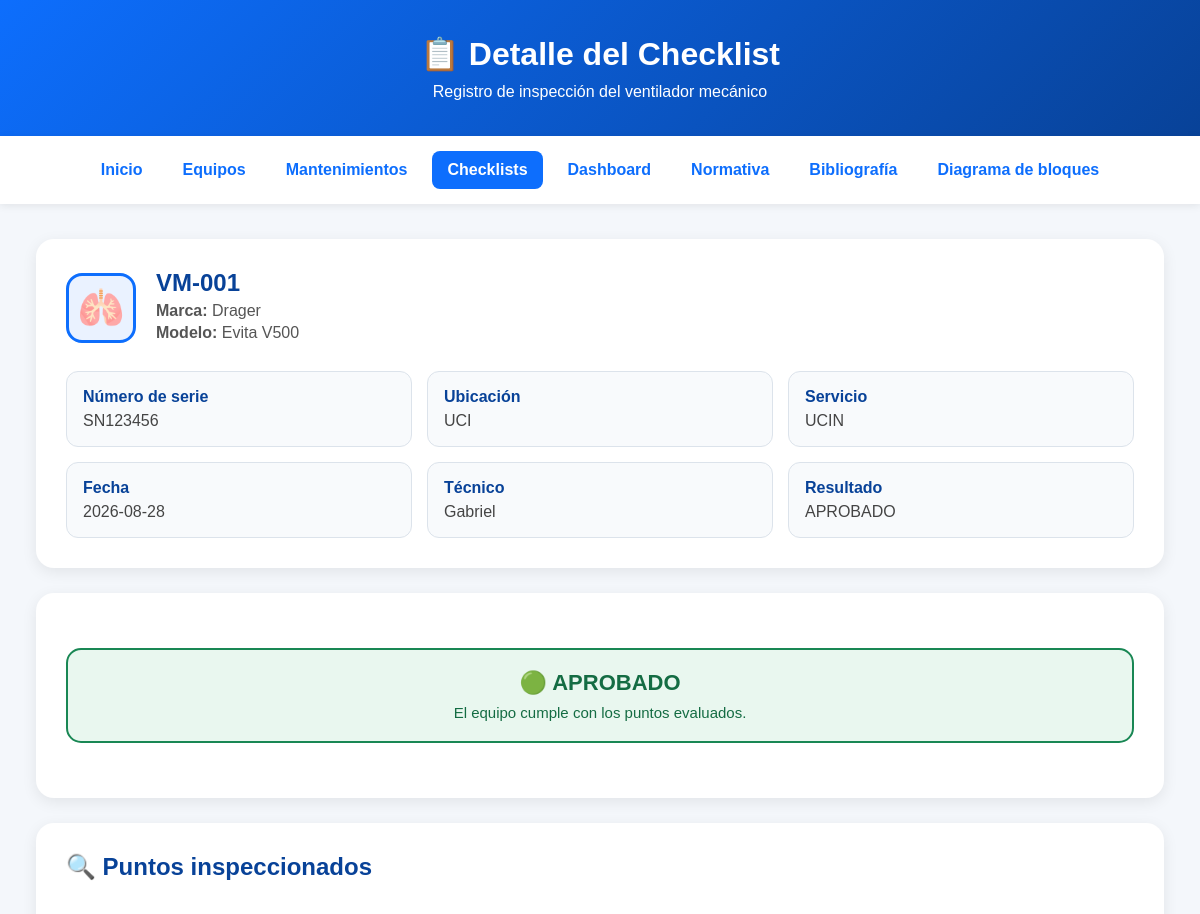
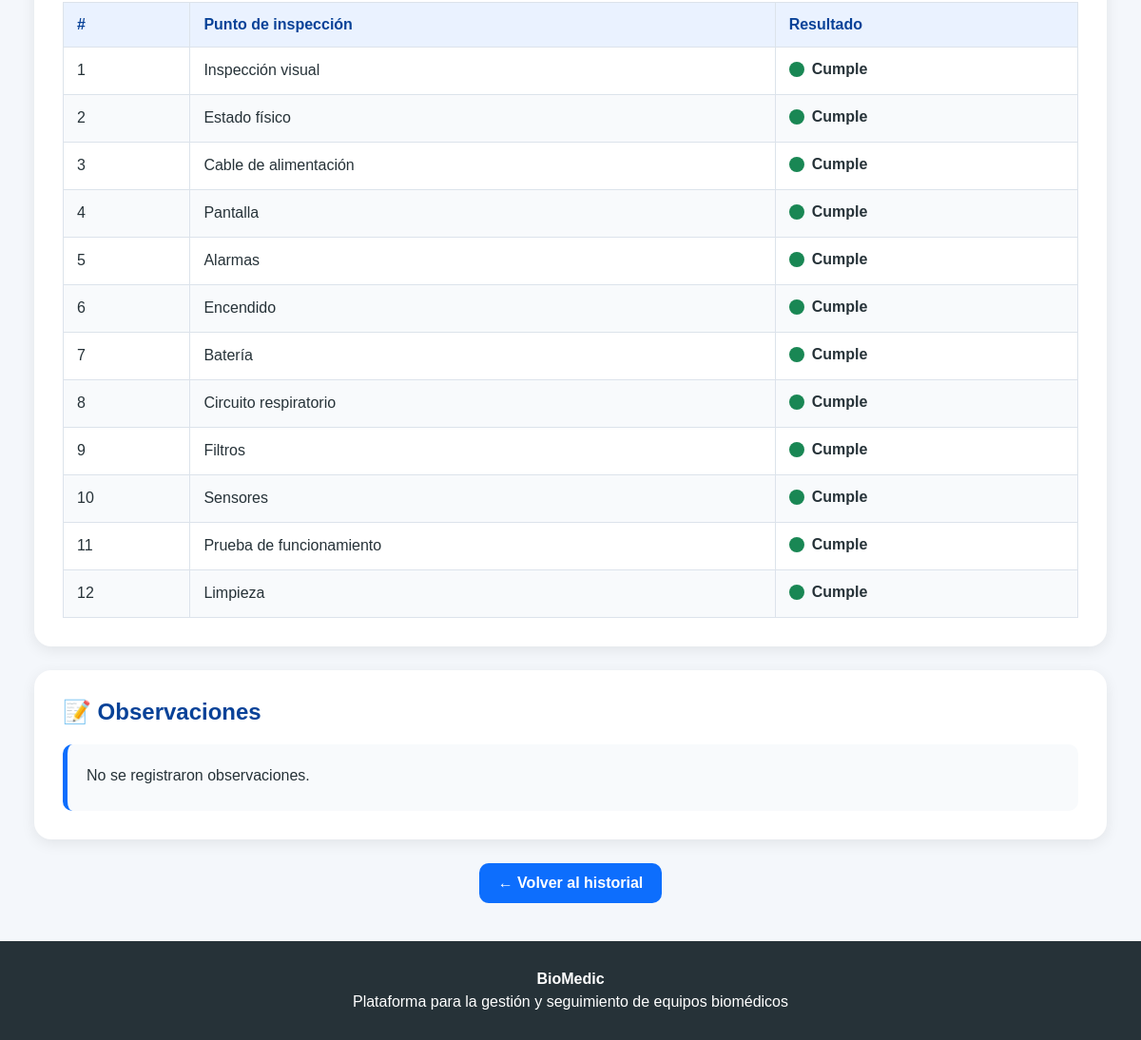
Page /ver_checklist/1 on the committed database (2 pictures, top to bottom).
### tables this page shows
CREATE TABLE equipos (
            id INTEGER PRIMARY KEY AUTOINCREMENT,
            codigo TEXT NOT NULL,
            marca TEXT NOT NULL,
            modelo TEXT NOT NULL,
            serie TEXT NOT NULL,
            ubicacion TEXT NOT NULL,
            servicio TEXT NOT NULL,
            estado TEXT NOT NULL,
            fecha TEXT,
            observaciones TEXT
        );

CREATE TABLE checklists (
            id INTEGER PRIMARY KEY AUTOINCREMENT,
            equipo_id INTEGER NOT NULL,
            fecha TEXT NOT NULL,
            tecnico TEXT NOT NULL,

            inspeccion_visual TEXT NOT NULL,
            estado_fisico TEXT NOT NULL,
            cable_alimentacion TEXT NOT NULL,
            pantalla TEXT NOT NULL,
            alarmas TEXT NOT NULL,
            encendido TEXT NOT NULL,
            bateria TEXT NOT NULL,
            circuito_respiratorio TEXT NOT NULL,
            filtros TEXT NOT NULL,
            sensores TEXT NOT NULL,
            prueba_funcionamiento TEXT NOT NULL,
            limpieza TEXT NOT NULL,

            observaciones TEXT,
            resultado TEXT NOT NULL,

            FOREIGN KEY (equipo_id)
                REFERENCES equipos(id)
        );

### app.py (the view)
@app.route("/ver_checklist/<int:id>")
def ver_checklist(id):
    conexion = conectar_bd()
    checklist_registrado = conexion.execute("""
        SELECT
            checklists.*,
            equipos.codigo,
            equipos.marca,
            equipos.modelo,
            equipos.serie,
            equipos.ubicacion,
            equipos.servicio
        FROM checklists
        INNER JOIN equipos
            ON checklists.equipo_id = equipos.id
        WHERE checklists.id = ?
    """, (id,)).fetchone()
    conexion.close()
    if checklist_registrado is None:
        return "Checklist no encontrado", 404
    return render_template(
        "ver_checklist.html",
        checklist=checklist_registrado
    )

### app.py (called while the page is built)
@app.after_request
def forzar_utf8(response):
    if response.content_type.startswith("text/html"):
        response.headers["Content-Type"] = "text/html; charset=utf-8"
    return response

def conectar_bd():
    conexion = sqlite3.connect(DATABASE)
    conexion.row_factory = sqlite3.Row
    return conexion

### templates/ver_checklist.html (shortened to what this page needs)
<!DOCTYPE html>
<html lang="es">
<head>
</head>
<body>
<header>
    <h1>&#x1F4CB; Detalle del Checklist</h1>
    <p>Registro de inspecci&oacute;n del ventilador mec&aacute;nico</p>
</header>
<nav>
    <a href="/">Inicio</a>
    <a href="/equipos">Equipos</a>
    <a href="/mantenimientos">Mantenimientos</a>
    <a href="/checklist" class="activo">Checklists</a>
    <a href="/dashboard">Dashboard</a>
    <a href="/normativa">Normativa</a>
    <a href="/bibliografia">Bibliograf&iacute;a</a>
    <a href="/diagrama-bloques">Diagrama de bloques</a>
</nav>
<main class="contenedor">
    <section class="tarjeta">
        <div class="equipo-header">
            <div class="equipo-icono">&#x1FAC1;</div>
            <div>
                <h2>{{ checklist.codigo }}</h2>
                <p><strong>Marca:</strong> {{ checklist.marca }}</p>
                <p><strong>Modelo:</strong> {{ checklist.modelo }}</p>
            </div>
        </div>
        <div class="informacion-grid">
            <div class="dato"><strong>N&uacute;mero de serie</strong><span>{{ checklist.serie }}</span></div>
            <div class="dato"><strong>Ubicaci&oacute;n</strong><span>{{ checklist.ubicacion }}</span></div>
            <div class="dato"><strong>Servicio</strong><span>{{ checklist.servicio }}</span></div>
            <div class="dato"><strong>Fecha</strong><span>{{ checklist.fecha }}</span></div>
            <div class="dato"><strong>T&eacute;cnico</strong><span>{{ checklist.tecnico }}</span></div>
            <div class="dato"><strong>Resultado</strong><span>{{ checklist.resultado }}</span></div>
        </div>
    </section>
    <section class="tarjeta">
        {% if checklist.resultado == "APROBADO" %}
            <div class="resultado aprobado">&#x1F7E2; APROBADO<div style="font-size:15px;margin-top:8px;font-weight:normal;">El equipo cumple con los puntos evaluados.</div></div>
        {% elif "ATEN" in checklist.resultado %}
            <div class="resultado atencion">&#x1F7E1; ATENCI&Oacute;N REQUERIDA<div style="font-size:15px;margin-top:8px;font-weight:normal;">Se identificaron puntos que requieren atenci&oacute;n.</div></div>
        {% else %}
            <div class="resultado no-aprobado">&#x1F534; NO APROBADO<div style="font-size:15px;margin-top:8px;font-weight:normal;">Se identificaron uno o m&aacute;s puntos que no cumplen.</div></div>
        {% endif %}
    </section>
    <section class="tarjeta">
        <h2>&#x1F50D; Puntos inspeccionados</h2>
        <div class="tabla-contenedor">
            <table>
                <thead><tr><th>#</th><th>Punto de inspecci&oacute;n</th><th>Resultado</th></tr></thead>
                <tbody>
                {% for campo, nombre in puntos %}
                <tr>
                    <td>{{ loop.index }}</td>
                    <td>{{ nombre }}</td>
                    <td>
                        {% set v = checklist[campo] %}
                        {% if v == "Cumple" %}<span class="estado-check"><span class="circulo verde"></span> Cumple</span>
                        {% elif "ten" in v|lower %}<span class="estado-check"><span class="circulo amarillo"></span> Atenci&oacute;n</span>
                        {% else %}<span class="estado-check"><span class="circulo rojo"></span> No cumple</span>{% endif %}
                    </td>
                </tr>
                {% endfor %}
                </tbody>
            </table>
        </div>
    </section>
    <section class="tarjeta">
        <h2>&#x1F4DD; Observaciones</h2>
        <div class="observaciones">{% if checklist.observaciones %}{{ checklist.observaciones }}{% else %}No se registraron observaciones.{% endif %}</div>
    </section>
    <div class="acciones"><a href="/checklist" class="boton-volver">&larr; Volver al historial</a></div>
</main>
<footer><p><strong>BioMedic</strong></p><p>Plataforma para la gesti&oacute;n y seguimiento de equipos biom&eacute;dicos</p></footer>
</body>
</html>

### templates/ver_checklist.html (style rules this page uses)
* { box-sizing: border-box; }
body { margin: 0; font-family: Arial, Helvetica, sans-serif; background: #f4f7fb; color: #263238; }
header { background: linear-gradient(135deg, #0d6efd, #084298); color: white; text-align: center; padding: 35px 20px; }
header h1 { margin: 0; font-size: 32px; }
header p { margin: 10px 0 0; font-size: 16px; }
nav { background: white; padding: 15px; display: flex; justify-content: center; flex-wrap: wrap; gap: 10px; box-shadow: 0 2px 8px rgba(0,0,0,0.08); }
nav a { text-decoration: none; color: #0d6efd; font-weight: bold; padding: 10px 15px; border-radius: 8px; transition: 0.2s; }
nav a.activo { background: #0d6efd; color: white; }
.contenedor { width: 94%; max-width: 1200px; margin: 35px auto; }
.tarjeta { background: white; padding: 30px; border-radius: 18px; box-shadow: 0 4px 15px rgba(0,0,0,0.08); margin-bottom: 25px; }
.tarjeta h2 { margin-top: 0; color: #084298; }
.equipo-header { display: flex; align-items: center; gap: 20px; margin-bottom: 25px; }
.equipo-icono { width: 70px; height: 70px; border-radius: 16px; background: #eaf2ff; border: 3px solid #0d6efd; display: flex; align-items: center; justify-content: center; font-size: 38px; flex-shrink: 0; }
.equipo-header h2 { margin: 0 0 5px; }
.equipo-header p { margin: 4px 0; color: #555; }
.informacion-grid { display: grid; grid-template-columns: repeat(3, 1fr); gap: 15px; }
.dato { background: #f8fafc; border: 1px solid #dce3eb; border-radius: 12px; padding: 16px; }
.dato strong { display: block; color: #084298; margin-bottom: 6px; }
.dato span { color: #444; }
.resultado { margin: 25px 0; padding: 20px; border-radius: 15px; text-align: center; font-size: 22px; font-weight: bold; }
.resultado.aprobado { background: #e9f7ef; border: 2px solid #198754; color: #146c43; }
.tabla-contenedor { overflow-x: auto; }
table { width: 100%; border-collapse: collapse; margin-top: 15px; }
th, td { border: 1px solid #dce3eb; padding: 14px; text-align: left; vertical-align: middle; }
th { background: #eaf2ff; color: #084298; }
tr:nth-child(even) { background: #f8fafc; }
.estado-check { display: inline-flex; align-items: center; gap: 8px; font-weight: bold; }
.circulo { width: 16px; height: 16px; border-radius: 50%; display: inline-block; }
.verde { background: #198754; }
.observaciones { background: #f8fafc; border-left: 5px solid #0d6efd; padding: 20px; border-radius: 10px; line-height: 1.6; min-height: 70px; }
.acciones { display: flex; justify-content: center; gap: 12px; margin-top: 25px; }
.boton-volver { display: inline-block; padding: 12px 20px; border-radius: 10px; text-decoration: none; font-weight: bold; background: #0d6efd; color: white; }
footer { background: #263238; color: white; text-align: center; padding: 25px; margin-top: 40px; }
footer p { margin: 6px; }

### rows in the picture
equipos: codigo "VM-001", marca "Drager", modelo "Evita V500", serie "SN123456", ubicacion "UCI", servicio "UCIN"
checklists: fecha "2026-08-28", tecnico "Gabriel", resultado "APROBADO", inspeccion_visual "Cumple" (drawn), estado_fisico "Cumple" (drawn), cable_alimentacion "Cumple" (drawn), pantalla "Cumple" (drawn), alarmas "Cumple" (drawn), encendido "Cumple" (drawn), bateria "Cumple" (drawn), circuito_respiratorio "Cumple" (drawn), filtros "Cumple" (drawn), sensores "Cumple" (drawn), prueba_funcionamiento "Cumple" (drawn), limpieza "Cumple" (drawn)

### other values in the picture
{{ nombre }} "Inspección visual" "Estado físico" "Cable de alimentación" "Pantalla" "Alarmas" "Encendido" "Batería" "Circuito respiratorio" "Filtros" "Sensores" "Prueba de funcionamiento" "Limpieza"
